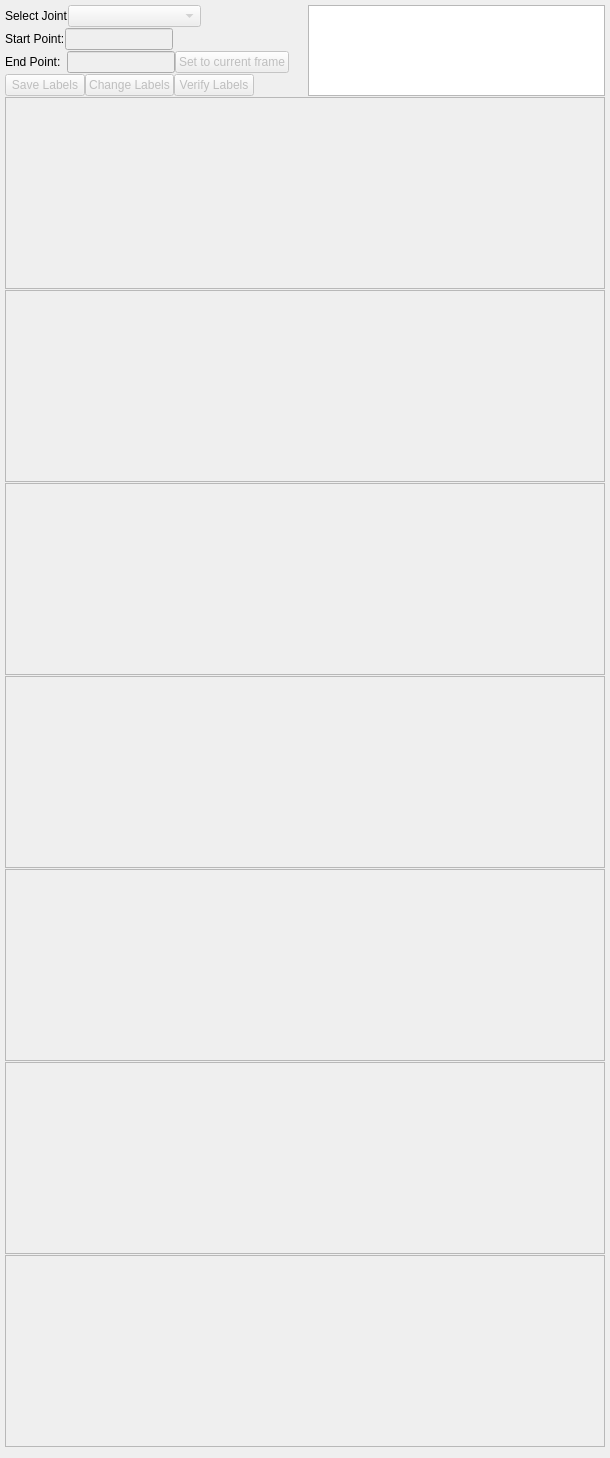
      <widget class="QWidget" name="manual">
       <attribute name="title">
        <string>Manual Annotation Mode</string>
       </attribute>
       <layout class="QGridLayout" name="gridLayout">
        <property name="leftMargin">
         <number>5</number>
        </property>
        <property name="topMargin">
         <number>5</number>
        </property>
        <property name="rightMargin">
         <number>5</number>
        </property>
        <property name="verticalSpacing">
         <number>1</number>
        </property>
        <item row="0" column="1" rowspan="4">
         <widget class="QTextEdit" name="statusWindow">
          <property name="enabled">
           <bool>true</bool>
          </property>
          <property name="sizePolicy">
           <sizepolicy hsizetype="Expanding" vsizetype="Expanding">
            <horstretch>0</horstretch>
            <verstretch>0</verstretch>
           </sizepolicy>
          </property>
          <property name="undoRedoEnabled">
           <bool>false</bool>
          </property>
          <property name="readOnly">
           <bool>true</bool>
          </property>
          <property name="acceptRichText">
           <bool>true</bool>
          </property>
          <property name="textInteractionFlags">
           <set>Qt::NoTextInteraction</set>
          </property>
         </widget>
        </item>
        <item row="0" column="0">
         <layout class="QHBoxLayout" name="horizontalLayout_3">
          <item>
           <widget class="QLabel" name="selectJointLabel">
            <property name="sizePolicy">
             <sizepolicy hsizetype="Fixed" vsizetype="Preferred">
              <horstretch>0</horstretch>
              <verstretch>0</verstretch>
             </sizepolicy>
            </property>
            <property name="text">
             <string>Select Joint</string>
            </property>
           </widget>
          </item>
          <item>
           <widget class="QComboBox" name="jointSelectionBox">
            <property name="enabled">
             <bool>false</bool>
            </property>
            <property name="sizePolicy">
             <sizepolicy hsizetype="Fixed" vsizetype="Fixed">
              <horstretch>0</horstretch>
              <verstretch>0</verstretch>
             </sizepolicy>
            </property>
            <property name="minimumSize">
             <size>
              <width>133</width>
              <height>0</height>
             </size>
            </property>
           </widget>
          </item>
          <item>
           <spacer name="horizontalSpacer_2">
            <property name="orientation">
             <enum>Qt::Horizontal</enum>
            </property>
            <property name="sizeType">
             <enum>QSizePolicy::MinimumExpanding</enum>
            </property>
            <property name="sizeHint" stdset="0">
             <size>
              <width>40</width>
              <height>20</height>
             </size>
            </property>
           </spacer>
          </item>
         </layout>
        </item>
        <item row="3" column="0">
         <layout class="QHBoxLayout" name="horizontalLayout_6">
          <item>
           <widget class="QPushButton" name="saveLabelsButton">
            <property name="enabled">
             <bool>false</bool>
            </property>
            <property name="sizePolicy">
             <sizepolicy hsizetype="Fixed" vsizetype="Fixed">
              <horstretch>0</horstretch>
              <verstretch>0</verstretch>
             </sizepolicy>
            </property>
            <property name="text">
             <string>Save Labels</string>
            </property>
           </widget>
          </item>
          <item>
           <widget class="QPushButton" name="changeLabelsButton">
            <property name="enabled">
             <bool>false</bool>
            </property>
            <property name="sizePolicy">
             <sizepolicy hsizetype="Fixed" vsizetype="Fixed">
              <horstretch>0</horstretch>
              <verstretch>0</verstretch>
             </sizepolicy>
            </property>
            <property name="text">
             <string>Change Labels</string>
            </property>
           </widget>
          </item>
          <item>
           <widget class="QPushButton" name="verifyLabelsButton">
            <property name="enabled">
             <bool>false</bool>
            </property>
            <property name="sizePolicy">
             <sizepolicy hsizetype="Fixed" vsizetype="Fixed">
              <horstretch>0</horstretch>
              <verstretch>0</verstretch>
             </sizepolicy>
            </property>
            <property name="text">
             <string>Verify Labels</string>
            </property>
           </widget>
          </item>
          <item>
           <spacer name="horizontalSpacer_6">
            <property name="orientation">
             <enum>Qt::Horizontal</enum>
            </property>
            <property name="sizeType">
             <enum>QSizePolicy::MinimumExpanding</enum>
            </property>
            <property name="sizeHint" stdset="0">
             <size>
              <width>40</width>
              <height>20</height>
             </size>
            </property>
           </spacer>
          </item>
         </layout>
        </item>
        <item row="1" column="0">
         <layout class="QHBoxLayout" name="horizontalLayout_4">
          <item>
           <widget class="QLabel" name="startPointLabel">
            <property name="sizePolicy">
             <sizepolicy hsizetype="Fixed" vsizetype="Preferred">
              <horstretch>0</horstretch>
              <verstretch>0</verstretch>
             </sizepolicy>
            </property>
            <property name="text">
             <string>Start Point:</string>
            </property>
           </widget>
          </item>
          <item>
           <widget class="QLineEdit" name="startLineEdit">
            <property name="enabled">
             <bool>false</bool>
            </property>
            <property name="sizePolicy">
             <sizepolicy hsizetype="Fixed" vsizetype="Fixed">
              <horstretch>0</horstretch>
              <verstretch>0</verstretch>
             </sizepolicy>
            </property>
           </widget>
          </item>
          <item>
           <spacer name="horizontalSpacer_3">
            <property name="orientation">
             <enum>Qt::Horizontal</enum>
            </property>
            <property name="sizeType">
             <enum>QSizePolicy::MinimumExpanding</enum>
            </property>
            <property name="sizeHint" stdset="0">
             <size>
              <width>40</width>
              <height>20</height>
             </size>
            </property>
           </spacer>
          </item>
         </layout>
        </item>
        <item row="4" column="0" colspan="2">
         <widget class="PlotWidget" name="classGraph">
          <property name="enabled">
           <bool>false</bool>
          </property>
          <property name="minimumSize">
           <size>
            <width>600</width>
            <height>80</height>
           </size>
          </property>
          <property name="maximumSize">
           <size>
            <width>16777215</width>
            <height>16777215</height>
           </size>
          </property>
         </widget>
        </item>
        <item row="7" column="0" colspan="2">
         <widget class="PlotWidget" name="jointGraphRZ">
          <property name="enabled">
           <bool>false</bool>
          </property>
          <property name="minimumSize">
           <size>
            <width>0</width>
            <height>80</height>
           </size>
          </property>
          <property name="maximumSize">
           <size>
            <width>16777215</width>
            <height>16777215</height>
           </size>
          </property>
         </widget>
        </item>
        <item row="5" column="0" colspan="2">
         <widget class="PlotWidget" name="jointGraphRX">
          <property name="enabled">
           <bool>false</bool>
          </property>
          <property name="minimumSize">
           <size>
            <width>0</width>
            <height>80</height>
           </size>
          </property>
          <property name="maximumSize">
           <size>
            <width>16777215</width>
            <height>16777215</height>
           </size>
          </property>
         </widget>
        </item>
        <item row="6" column="0" colspan="2">
         <widget class="PlotWidget" name="jointGraphRY">
          <property name="enabled">
           <bool>false</bool>
          </property>
          <property name="minimumSize">
           <size>
            <width>0</width>
            <height>80</height>
           </size>
          </property>
          <property name="maximumSize">
           <size>
            <width>16777215</width>
            <height>16777215</height>
           </size>
          </property>
         </widget>
        </item>
        <item row="9" column="0" colspan="2">
         <widget class="PlotWidget" name="jointGraphTY">
          <property name="enabled">
           <bool>false</bool>
          </property>
          <property name="minimumSize">
           <size>
            <width>0</width>
            <height>80</height>
           </size>
          </property>
          <property name="maximumSize">
           <size>
            <width>16777215</width>
            <height>16777215</height>
           </size>
          </property>
         </widget>
        </item>
        <item row="10" column="0" colspan="2">
         <widget class="PlotWidget" name="jointGraphTZ">
          <property name="enabled">
           <bool>false</bool>
          </property>
          <property name="minimumSize">
           <size>
            <width>0</width>
            <height>80</height>
           </size>
          </property>
          <property name="maximumSize">
           <size>
            <width>16777215</width>
            <height>16777215</height>
           </size>
          </property>
         </widget>
        </item>
        <item row="8" column="0" colspan="2">
         <widget class="PlotWidget" name="jointGraphTX">
          <property name="enabled">
           <bool>false</bool>
          </property>
          <property name="minimumSize">
           <size>
            <width>0</width>
            <height>80</height>
           </size>
          </property>
          <property name="maximumSize">
           <size>
            <width>16777215</width>
            <height>16777215</height>
           </size>
          </property>
         </widget>
        </item>
        <item row="2" column="0">
         <layout class="QHBoxLayout" name="horizontalLayout_5">
          <item>
           <widget class="QLabel" name="endPointLabel">
            <property name="sizePolicy">
             <sizepolicy hsizetype="Fixed" vsizetype="Preferred">
              <horstretch>0</horstretch>
              <verstretch>0</verstretch>
             </sizepolicy>
            </property>
            <property name="text">
             <string>End Point:  </string>
            </property>
           </widget>
          </item>
          <item>
           <widget class="QLineEdit" name="endLineEdit">
            <property name="enabled">
             <bool>false</bool>
            </property>
            <property name="sizePolicy">
             <sizepolicy hsizetype="Fixed" vsizetype="Fixed">
              <horstretch>0</horstretch>
              <verstretch>0</verstretch>
             </sizepolicy>
            </property>
           </widget>
          </item>
          <item>
           <widget class="QPushButton" name="setCurrentFrameButton">
            <property name="enabled">
             <bool>false</bool>
            </property>
            <property name="text">
             <string>Set to current frame</string>
            </property>
           </widget>
          </item>
          <item>
           <spacer name="horizontalSpacer_4">
            <property name="orientation">
             <enum>Qt::Horizontal</enum>
            </property>
            <property name="sizeType">
             <enum>QSizePolicy::MinimumExpanding</enum>
            </property>
            <property name="sizeHint" stdset="0">
             <size>
              <width>5</width>
              <height>20</height>
             </size>
            </property>
           </spacer>
          </item>
         </layout>
        </item>
       </layout>
      </widget>
